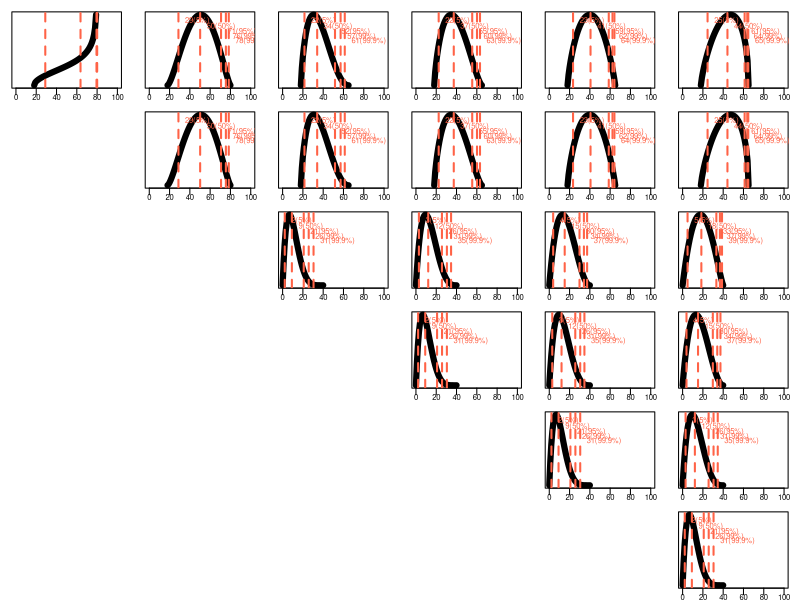

The R script that drew this image:
###
###   GENERATE SYNTHETIC AGE DISTRIBUTIONS 
###   CONDITIONAL ON HOUSEHOLD SIZE
###


gen.ad <- function(prm, do.plot = TRUE, plot.title=''){
	
	agemean <- prm[['agemean']]
	agemin  <- prm[['agemin']]
	agemax  <- prm[['agemax']]
	a       <- prm[['a']]
	
	qv <- vector()
	pv <- c(0.05, 0.50,0.95,0.99,0.999)
	
	xbar <- (agemean-agemin)/(agemax-agemin)
	b <- a/xbar -a
	x = seq(0,1,by=1/(agemax-agemin))
	age <- agemin + (agemax-agemin)*x
	ad <- dbeta(x, shape1 = a, shape2 = b)
	
	if(do.plot){
		plot(age, ad, typ='l',lwd=6, xlim=c(0,100),
			 main = plot.title,
			 cex.axis=0.7,
			 cex.main = 0.8,
			 mgp=c(1,0.1,0),
			 yaxt='n',ylab='',xlab='age')
		
		qv <- agemin + (agemax-agemin) * qbeta(p=pv, shape1 = a, shape2 = b)
		abline(v=qv, lty=2, col='tomato', lwd=2)
		text(x=qv,y=0.91^(1:length(qv))*max(ad),
			 cex = 0.7,
			 labels = paste0(round(qv),'(',pv*100,'%)'),
			 pos = 4, col='tomato')
		#grid()
	}
	return(list(age=age, ad=ad))
}



# FOR QUICK TEST:
if(0){ 
	par(mfrow=c(1,1))
	aa <- gen.ad(prm=c(agemin=0, agemax=40, agemean=19,   a=0.1),
				 do.plot = TRUE, plot.title='test')
}



M <- list()
M[[1]] <- list(c(agemin=18,agemax=80, agemean=60,  a=1.5))

M[[2]] <- list(c(agemin=18,agemax=80, agemean=50,  a=2.5),
			   c(agemin=18,agemax=80, agemean=50,  a=2.5))

M[[3]] <- list(c(agemin=18,agemax=65, agemean=35,  a=1.8),
			   c(agemin=18,agemax=65, agemean=35,  a=1.8),
			   c(agemin=0, agemax=40, agemean=10,  a=2.0))

shift.mean <-  c(agemin=0, agemax=0, agemean= 2.9,   a=0)

M[[4]] <- list(M[[3]][[1]] + shift.mean,
			   M[[3]][[2]] + shift.mean,
			   M[[3]][[3]] + shift.mean,
			   M[[3]][[3]])

M[[5]] <- list(M[[4]][[1]] + shift.mean,
			   M[[4]][[2]] + shift.mean,
			   M[[4]][[3]] + shift.mean,
			   M[[4]][[4]] + shift.mean,
			   M[[4]][[4]])

M[[6]] <- list(M[[5]][[1]] + shift.mean,
			   M[[5]][[2]] + shift.mean,
			   M[[5]][[3]] + shift.mean,
			   M[[5]][[4]] + shift.mean,
			   M[[5]][[5]] + shift.mean,
			   M[[5]][[5]])



save.ad <- function(M, hh, indiv, fname,...) {
	z <- gen.ad(prm = M[[hh]][[indiv]] )#, ...)
	zz <- matrix(unlist(z),ncol = 2)
	zz <- zz[!is.infinite(zz[,2]),]
	zz[,2] <- zz[,2]/sum(zz[,2])
	write.table(zz,
				file=paste0(paste(fname,hh-1,indiv-1,sep="_"),'.csv'), # '-1' to be consistent with C++ code
				sep = ',',
				col.names = FALSE,
				row.names = FALSE)
}

save.ad.to.file <- TRUE

if(save.ad.to.file) pdf('plot_age_distrib_hhsize.pdf', width=20,height = 20)
par(mfrow=c(6,6), mar=rep(0.9,4))
for(i in 1:6){
	for(j in 1:6){
		if (j < i) plot.new()
		if(j >= i) {
			ptt <- paste0('HH size=',j,' ; indiv #',i)
			#gen.ad(M[[j]][[i]],plot.title = ptt)
			save.ad(M, j, i, 'hh_size_ad', plot.title=ptt)
		}
	}
}
if (save.ad.to.file) dev.off()






